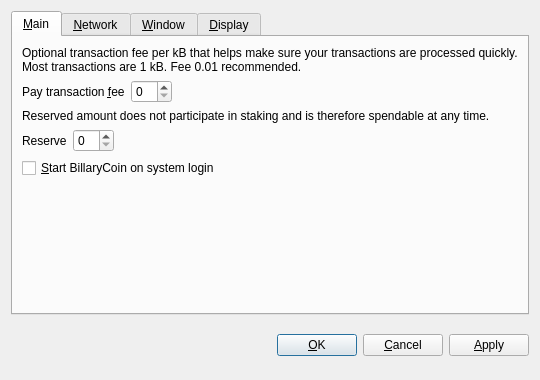
<?xml version="1.0" encoding="UTF-8"?>
<ui version="4.0">
 <class>OptionsDialog</class>
 <widget class="QDialog" name="OptionsDialog">
  <property name="geometry">
   <rect>
    <x>0</x>
    <y>0</y>
    <width>540</width>
    <height>380</height>
   </rect>
  </property>
  <property name="windowTitle">
   <string>Options</string>
  </property>
  <property name="modal">
   <bool>true</bool>
  </property>
  <layout class="QVBoxLayout" name="verticalLayout">
   <item>
    <widget class="QTabWidget" name="tabWidget">
     <property name="tabPosition">
      <enum>QTabWidget::North</enum>
     </property>
     <property name="currentIndex">
      <number>0</number>
     </property>
     <widget class="QWidget" name="tabMain">
      <attribute name="title">
       <string>&amp;Main</string>
      </attribute>
      <layout class="QVBoxLayout" name="verticalLayout_Main">
       <item>
        <widget class="QLabel" name="transactionFeeInfoLabel">
         <property name="text">
          <string>Optional transaction fee per kB that helps make sure your transactions are processed quickly. Most transactions are 1 kB. Fee 0.01 recommended.</string>
         </property>
         <property name="textFormat">
          <enum>Qt::PlainText</enum>
         </property>
         <property name="wordWrap">
          <bool>true</bool>
         </property>
        </widget>
       </item>
       <item>
        <layout class="QHBoxLayout" name="horizontalLayoutFee">
         <item>
          <widget class="QLabel" name="transactionFeeLabel">
           <property name="text">
            <string>Pay transaction &amp;fee</string>
           </property>
           <property name="textFormat">
            <enum>Qt::PlainText</enum>
           </property>
           <property name="buddy">
            <cstring>transactionFee</cstring>
           </property>
          </widget>
         </item>
         <item>
          <widget class="BitcoinAmountField" name="transactionFee"/>
         </item>
         <item>
          <spacer name="horizontalSpacerFee">
           <property name="orientation">
            <enum>Qt::Horizontal</enum>
           </property>
           <property name="sizeHint" stdset="0">
            <size>
             <width>40</width>
             <height>20</height>
            </size>
           </property>
          </spacer>
         </item>
        </layout>
       </item>
       <item>
        <widget class="QLabel" name="reserveBalanceInfoLabel">
         <property name="text">
          <string>Reserved amount does not participate in staking and is therefore spendable at any time.</string>
         </property>
         <property name="textFormat">
          <enum>Qt::PlainText</enum>
         </property>
         <property name="wordWrap">
          <bool>true</bool>
         </property>
        </widget>
       </item>
       <item>
        <layout class="QHBoxLayout" name="horizontalLayoutReserveBalance">
         <item>
          <widget class="QLabel" name="reserveBalanceLabel">
           <property name="text">
            <string>Reserve</string>
           </property>
           <property name="textFormat">
            <enum>Qt::PlainText</enum>
           </property>
           <property name="buddy">
            <cstring>reserveBalance</cstring>
           </property>
          </widget>
         </item>
         <item>
          <widget class="BitcoinAmountField" name="reserveBalance"/>
         </item>
         <item>
          <spacer name="horizontalSpacerReserveBalance">
           <property name="orientation">
            <enum>Qt::Horizontal</enum>
           </property>
           <property name="sizeHint" stdset="0">
            <size>
             <width>40</width>
             <height>20</height>
            </size>
           </property>
          </spacer>
         </item>
        </layout>
       </item>
       <item>
        <widget class="QCheckBox" name="bitcoinAtStartup">
         <property name="toolTip">
          <string>Automatically start BillaryCoin after logging in to the system.</string>
         </property>
         <property name="text">
          <string>&amp;Start BillaryCoin on system login</string>
         </property>
        </widget>
       </item>
       <item>
        <spacer name="verticalSpacer_Main">
         <property name="orientation">
          <enum>Qt::Vertical</enum>
         </property>
         <property name="sizeHint" stdset="0">
          <size>
           <width>20</width>
           <height>40</height>
          </size>
         </property>
        </spacer>
       </item>
      </layout>
     </widget>
     <widget class="QWidget" name="tabNetwork">
      <attribute name="title">
       <string>&amp;Network</string>
      </attribute>
      <layout class="QVBoxLayout" name="verticalLayout_Network">
       <item>
        <widget class="QCheckBox" name="mapPortUpnp">
         <property name="toolTip">
          <string>Automatically open the BillaryCoin client port on the router. This only works when your router supports UPnP and it is enabled.</string>
         </property>
         <property name="text">
          <string>Map port using &amp;UPnP</string>
         </property>
        </widget>
       </item>
       <item>
        <widget class="QCheckBox" name="connectSocks">
         <property name="toolTip">
          <string>Connect to the BillaryCoin network through a SOCKS proxy (e.g. when connecting through Tor).</string>
         </property>
         <property name="text">
          <string>&amp;Connect through SOCKS proxy:</string>
         </property>
        </widget>
       </item>
       <item>
        <layout class="QHBoxLayout" name="horizontalLayout_Network">
         <item>
          <widget class="QLabel" name="proxyIpLabel">
           <property name="text">
            <string>Proxy &amp;IP:</string>
           </property>
           <property name="textFormat">
            <enum>Qt::PlainText</enum>
           </property>
           <property name="buddy">
            <cstring>proxyIp</cstring>
           </property>
          </widget>
         </item>
         <item>
          <widget class="QValidatedLineEdit" name="proxyIp">
           <property name="maximumSize">
            <size>
             <width>140</width>
             <height>16777215</height>
            </size>
           </property>
           <property name="toolTip">
            <string>IP address of the proxy (e.g. 127.0.0.1)</string>
           </property>
          </widget>
         </item>
         <item>
          <widget class="QLabel" name="proxyPortLabel">
           <property name="text">
            <string>&amp;Port:</string>
           </property>
           <property name="textFormat">
            <enum>Qt::PlainText</enum>
           </property>
           <property name="buddy">
            <cstring>proxyPort</cstring>
           </property>
          </widget>
         </item>
         <item>
          <widget class="QLineEdit" name="proxyPort">
           <property name="maximumSize">
            <size>
             <width>55</width>
             <height>16777215</height>
            </size>
           </property>
           <property name="toolTip">
            <string>Port of the proxy (e.g. 9050)</string>
           </property>
          </widget>
         </item>
         <item>
          <widget class="QLabel" name="socksVersionLabel">
           <property name="text">
            <string>SOCKS &amp;Version:</string>
           </property>
           <property name="textFormat">
            <enum>Qt::PlainText</enum>
           </property>
           <property name="buddy">
            <cstring>socksVersion</cstring>
           </property>
          </widget>
         </item>
         <item>
          <widget class="QValueComboBox" name="socksVersion">
           <property name="toolTip">
            <string>SOCKS version of the proxy (e.g. 5)</string>
           </property>
          </widget>
         </item>
         <item>
          <spacer name="horizontalSpacer_Network">
           <property name="orientation">
            <enum>Qt::Horizontal</enum>
           </property>
           <property name="sizeHint" stdset="0">
            <size>
             <width>40</width>
             <height>20</height>
            </size>
           </property>
          </spacer>
         </item>
        </layout>
       </item>
       <item>
        <spacer name="verticalSpacer_Network">
         <property name="orientation">
          <enum>Qt::Vertical</enum>
         </property>
         <property name="sizeHint" stdset="0">
          <size>
           <width>20</width>
           <height>40</height>
          </size>
         </property>
        </spacer>
       </item>
      </layout>
     </widget>
     <widget class="QWidget" name="tabWindow">
      <attribute name="title">
       <string>&amp;Window</string>
      </attribute>
      <layout class="QVBoxLayout" name="verticalLayout_Window">
       <item>
        <widget class="QCheckBox" name="minimizeToTray">
         <property name="toolTip">
          <string>Show only a tray icon after minimizing the window.</string>
         </property>
         <property name="text">
          <string>&amp;Minimize to the tray instead of the taskbar</string>
         </property>
        </widget>
       </item>
       <item>
        <widget class="QCheckBox" name="minimizeOnClose">
         <property name="toolTip">
          <string>Minimize instead of exit the application when the window is closed. When this option is enabled, the application will be closed only after selecting Quit in the menu.</string>
         </property>
         <property name="text">
          <string>M&amp;inimize on close</string>
         </property>
        </widget>
       </item>
       <item>
        <spacer name="verticalSpacer_Window">
         <property name="orientation">
          <enum>Qt::Vertical</enum>
         </property>
         <property name="sizeHint" stdset="0">
          <size>
           <width>20</width>
           <height>40</height>
          </size>
         </property>
        </spacer>
       </item>
      </layout>
     </widget>
     <widget class="QWidget" name="tabDisplay">
      <attribute name="title">
       <string>&amp;Display</string>
      </attribute>
      <layout class="QVBoxLayout" name="verticalLayout_Display">
       <item>
        <layout class="QHBoxLayout" name="horizontalLayout_1_Display">
         <item>
          <widget class="QLabel" name="langLabel">
           <property name="text">
            <string>User Interface &amp;language:</string>
           </property>
           <property name="textFormat">
            <enum>Qt::PlainText</enum>
           </property>
           <property name="buddy">
            <cstring>lang</cstring>
           </property>
          </widget>
         </item>
         <item>
          <widget class="QValueComboBox" name="lang">
           <property name="toolTip">
            <string>The user interface language can be set here. This setting will take effect after restarting BillaryCoin.</string>
           </property>
          </widget>
         </item>
        </layout>
       </item>
       <item>
        <layout class="QHBoxLayout" name="horizontalLayout_2_Display">
         <item>
          <widget class="QLabel" name="unitLabel">
           <property name="text">
            <string>&amp;Unit to show amounts in:</string>
           </property>
           <property name="textFormat">
            <enum>Qt::PlainText</enum>
           </property>
           <property name="buddy">
            <cstring>unit</cstring>
           </property>
          </widget>
         </item>
         <item>
          <widget class="QValueComboBox" name="unit">
           <property name="toolTip">
            <string>Choose the default subdivision unit to show in the interface and when sending coins.</string>
           </property>
          </widget>
         </item>
        </layout>
       </item>
       <item>
        <widget class="QCheckBox" name="displayAddresses">
         <property name="toolTip">
          <string>Whether to show BillaryCoin addresses in the transaction list or not.</string>
         </property>
         <property name="text">
          <string>&amp;Display addresses in transaction list</string>
         </property>
        </widget>
       </item>
       <item>
        <widget class="QCheckBox" name="coinControlFeatures">
         <property name="toolTip">
          <string>Whether to show coin control features or not.</string>
         </property>
         <property name="text">
          <string>Display coin &amp;control features (experts only!)</string>
         </property>
        </widget>
       </item>
       <item>
        <spacer name="verticalSpacer_Display">
         <property name="orientation">
          <enum>Qt::Vertical</enum>
         </property>
         <property name="sizeHint" stdset="0">
          <size>
           <width>20</width>
           <height>40</height>
          </size>
         </property>
        </spacer>
       </item>
      </layout>
     </widget>
    </widget>
   </item>
   <item>
    <layout class="QHBoxLayout" name="horizontalLayout_Buttons">
     <item>
      <spacer name="horizontalSpacer_1">
       <property name="orientation">
        <enum>Qt::Horizontal</enum>
       </property>
       <property name="sizeHint" stdset="0">
        <size>
         <width>40</width>
         <height>48</height>
        </size>
       </property>
      </spacer>
     </item>
     <item>
      <widget class="QLabel" name="statusLabel">
       <property name="font">
        <font>
         <weight>75</weight>
         <bold>true</bold>
        </font>
       </property>
       <property name="text">
        <string/>
       </property>
       <property name="textFormat">
        <enum>Qt::PlainText</enum>
       </property>
       <property name="wordWrap">
        <bool>true</bool>
       </property>
      </widget>
     </item>
     <item>
      <spacer name="horizontalSpacer_2">
       <property name="orientation">
        <enum>Qt::Horizontal</enum>
       </property>
       <property name="sizeHint" stdset="0">
        <size>
         <width>40</width>
         <height>48</height>
        </size>
       </property>
      </spacer>
     </item>
     <item>
      <widget class="QPushButton" name="okButton">
       <property name="text">
        <string>&amp;OK</string>
       </property>
      </widget>
     </item>
     <item>
      <widget class="QPushButton" name="cancelButton">
       <property name="text">
        <string>&amp;Cancel</string>
       </property>
       <property name="autoDefault">
        <bool>false</bool>
       </property>
      </widget>
     </item>
     <item>
      <widget class="QPushButton" name="applyButton">
       <property name="text">
        <string>&amp;Apply</string>
       </property>
       <property name="autoDefault">
        <bool>false</bool>
       </property>
      </widget>
     </item>
    </layout>
   </item>
  </layout>
 </widget>
 <customwidgets>
  <customwidget>
   <class>BitcoinAmountField</class>
   <extends>QSpinBox</extends>
   <header>bitcoinamountfield.h</header>
  </customwidget>
  <customwidget>
   <class>QValueComboBox</class>
   <extends>QComboBox</extends>
   <header>qvaluecombobox.h</header>
  </customwidget>
  <customwidget>
   <class>QValidatedLineEdit</class>
   <extends>QLineEdit</extends>
   <header>qvalidatedlineedit.h</header>
  </customwidget>
 </customwidgets>
 <resources/>
 <connections/>
</ui>
